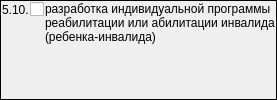
                  <widget class="QFrame" name="frame_8">
                   <property name="sizePolicy">
                    <sizepolicy hsizetype="Preferred" vsizetype="Preferred">
                     <horstretch>0</horstretch>
                     <verstretch>0</verstretch>
                    </sizepolicy>
                   </property>
                   <property name="frameShape">
                    <enum>QFrame::Panel</enum>
                   </property>
                   <property name="frameShadow">
                    <enum>QFrame::Plain</enum>
                   </property>
                   <layout class="QGridLayout" name="gridLayout_14">
                    <property name="leftMargin">
                     <number>1</number>
                    </property>
                    <property name="topMargin">
                     <number>1</number>
                    </property>
                    <property name="rightMargin">
                     <number>1</number>
                    </property>
                    <property name="bottomMargin">
                     <number>1</number>
                    </property>
                    <property name="spacing">
                     <number>1</number>
                    </property>
                    <item row="0" column="0">
                     <widget class="QLabel" name="label_31">
                      <property name="sizePolicy">
                       <sizepolicy hsizetype="Fixed" vsizetype="Preferred">
                        <horstretch>0</horstretch>
                        <verstretch>0</verstretch>
                       </sizepolicy>
                      </property>
                      <property name="text">
                       <string>5.10.</string>
                      </property>
                     </widget>
                    </item>
                    <item row="0" column="1">
                     <widget class="QCheckBox" name="chkPurposeDirectionMSI510">
                      <property name="sizePolicy">
                       <sizepolicy hsizetype="Fixed" vsizetype="Fixed">
                        <horstretch>0</horstretch>
                        <verstretch>0</verstretch>
                       </sizepolicy>
                      </property>
                      <property name="text">
                       <string/>
                      </property>
                     </widget>
                    </item>
                    <item row="0" column="2" rowspan="2">
                     <widget class="QLabel" name="lblPurposeDirectionMSI510">
                      <property name="text">
                       <string>разработка индивидуальной программы реабилитации или абилитации инвалида (ребенка-инвалида)</string>
                      </property>
                      <property name="alignment">
                       <set>Qt::AlignLeading|Qt::AlignLeft|Qt::AlignTop</set>
                      </property>
                      <property name="wordWrap">
                       <bool>true</bool>
                      </property>
                     </widget>
                    </item>
                   </layout>
                  </widget>
